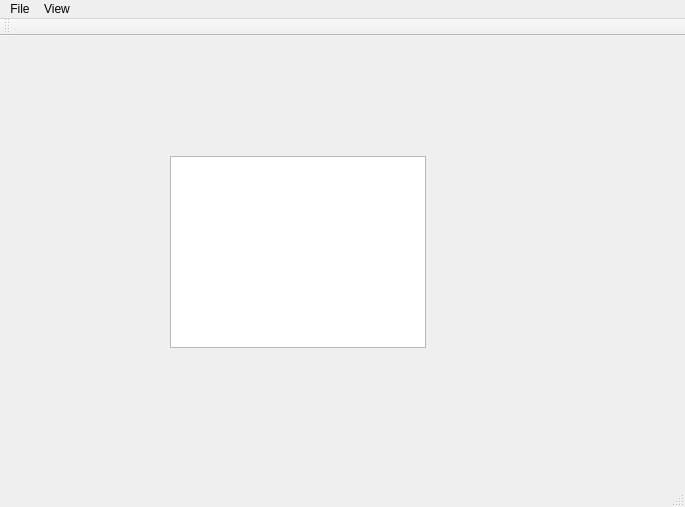
<?xml version="1.0" encoding="UTF-8"?>
<ui version="4.0">
 <class>MainWindow</class>
 <widget class="QMainWindow" name="MainWindow">
  <property name="geometry">
   <rect>
    <x>0</x>
    <y>0</y>
    <width>685</width>
    <height>507</height>
   </rect>
  </property>
  <property name="windowTitle">
   <string>MainWindow</string>
  </property>
  <widget class="QWidget" name="centralWidget">
   <widget class="QGraphicsView" name="graphicsView">
    <property name="geometry">
     <rect>
      <x>170</x>
      <y>120</y>
      <width>256</width>
      <height>192</height>
     </rect>
    </property>
   </widget>
  </widget>
  <widget class="QMenuBar" name="menuBar">
   <property name="geometry">
    <rect>
     <x>0</x>
     <y>0</y>
     <width>685</width>
     <height>19</height>
    </rect>
   </property>
   <widget class="QMenu" name="menuFile">
    <property name="title">
     <string>File</string>
    </property>
    <addaction name="actionExit"/>
   </widget>
   <widget class="QMenu" name="menuView">
    <property name="title">
     <string>View</string>
    </property>
    <addaction name="actionControl_Dialog"/>
    <addaction name="actionMCL_Dialog"/>
    <addaction name="actionSensor_View"/>
    <addaction name="actionDistance_Matrix"/>
   </widget>
   <addaction name="menuFile"/>
   <addaction name="menuView"/>
  </widget>
  <widget class="QToolBar" name="mainToolBar">
   <attribute name="toolBarArea">
    <enum>TopToolBarArea</enum>
   </attribute>
   <attribute name="toolBarBreak">
    <bool>false</bool>
   </attribute>
  </widget>
  <widget class="QStatusBar" name="statusBar"/>
  <action name="actionExit">
   <property name="text">
    <string>Exit</string>
   </property>
  </action>
  <action name="actionControl_Dialog">
   <property name="checkable">
    <bool>true</bool>
   </property>
   <property name="text">
    <string>Control Dialog</string>
   </property>
  </action>
  <action name="actionMCL_Dialog">
   <property name="checkable">
    <bool>true</bool>
   </property>
   <property name="text">
    <string>MCL Dialog</string>
   </property>
  </action>
  <action name="actionSensor_View">
   <property name="checkable">
    <bool>true</bool>
   </property>
   <property name="text">
    <string>Sensor View</string>
   </property>
  </action>
  <action name="actionDistance_Matrix">
   <property name="checkable">
    <bool>true</bool>
   </property>
   <property name="text">
    <string>Distance Matrix</string>
   </property>
  </action>
 </widget>
 <layoutdefault spacing="6" margin="11"/>
 <resources/>
 <connections/>
</ui>
